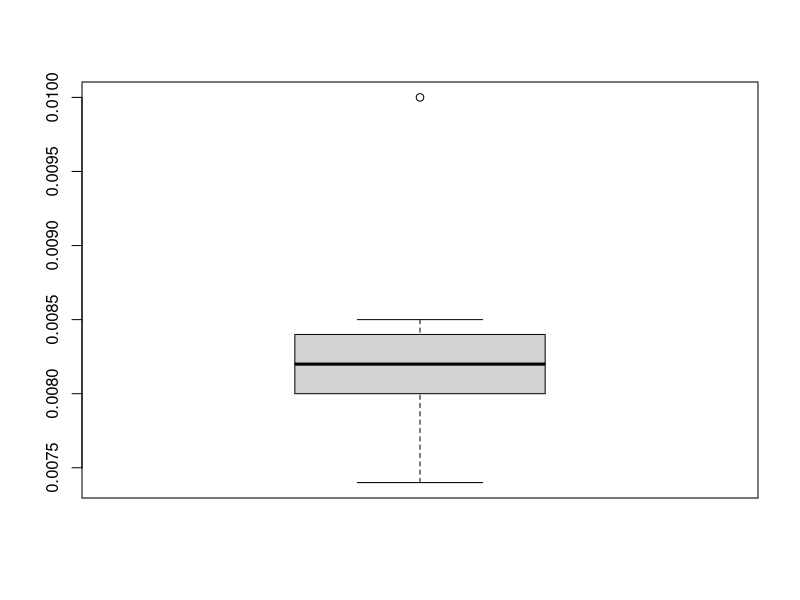
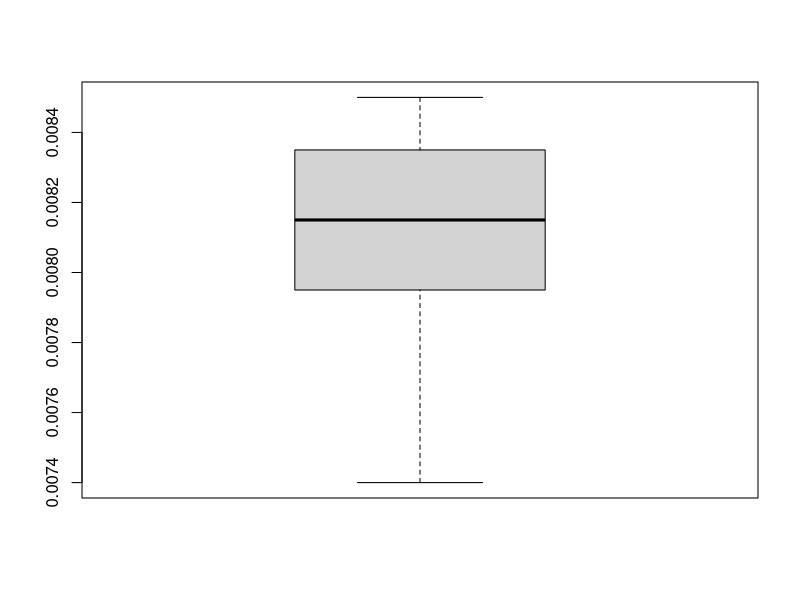

Source code (R) for these figures, in order:
dragCoefficients <- c(79, 100, 74, 83, 81, 85, 82, 80, 84) * 0.0001

# a
quantile1 <- quantile(dragCoefficients)
quantile1

# b
boxplot(dragCoefficients)

# c
dragCoefficients <- c(79, 74, 83, 81, 85, 82, 80, 84) * 0.0001

quantile(dragCoefficients)
# Разликите меѓу квантилите на примерокот со најголемата
# вредност (100) и без таа вредност.
quantile(dragCoefficients) - quantile1

boxplot(dragCoefficients)
